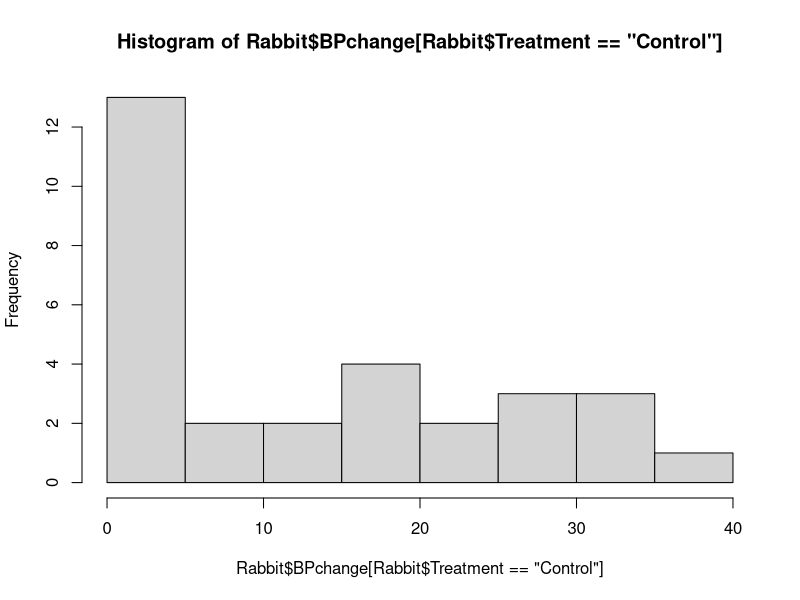
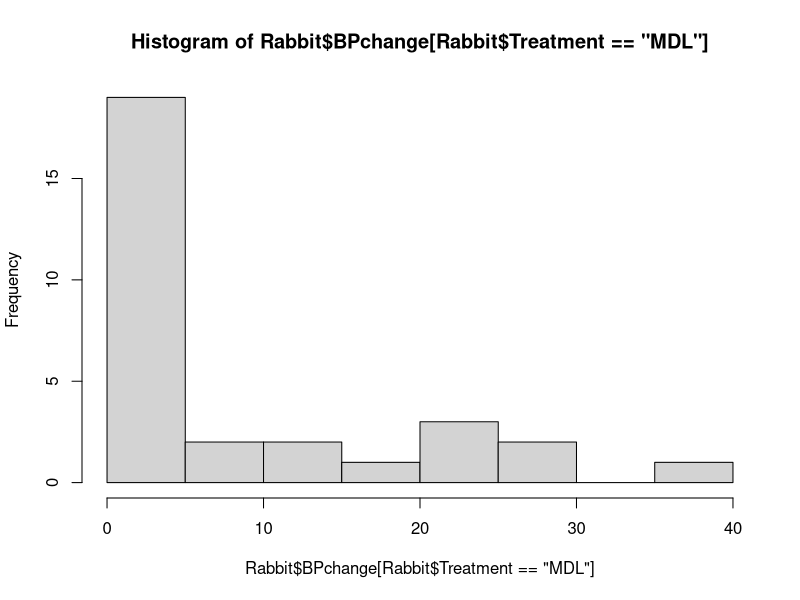
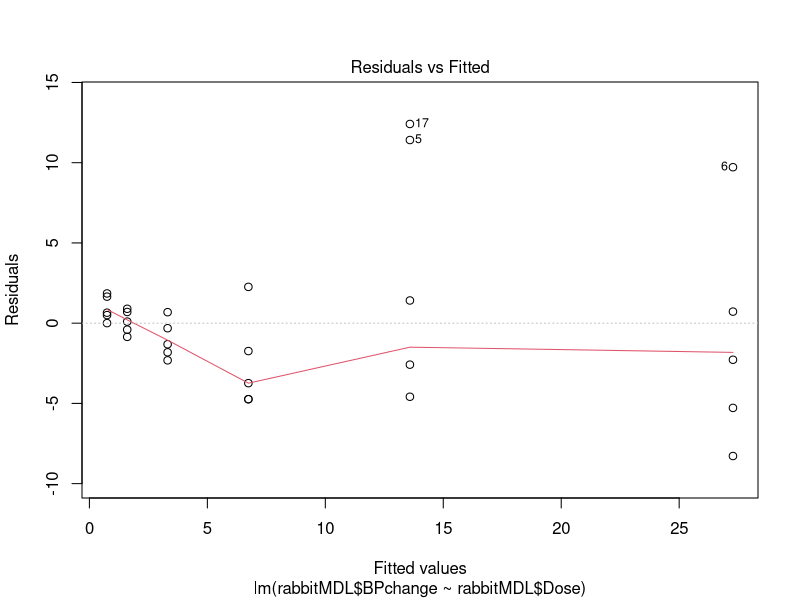
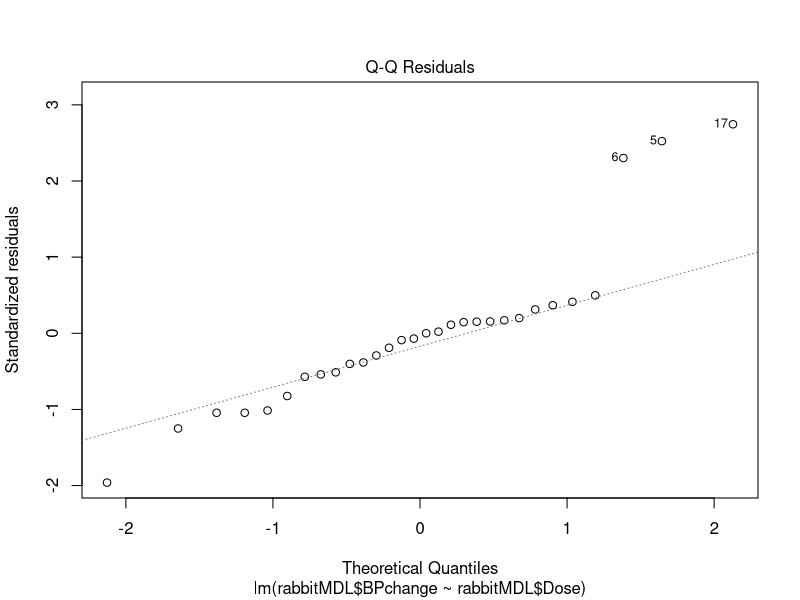
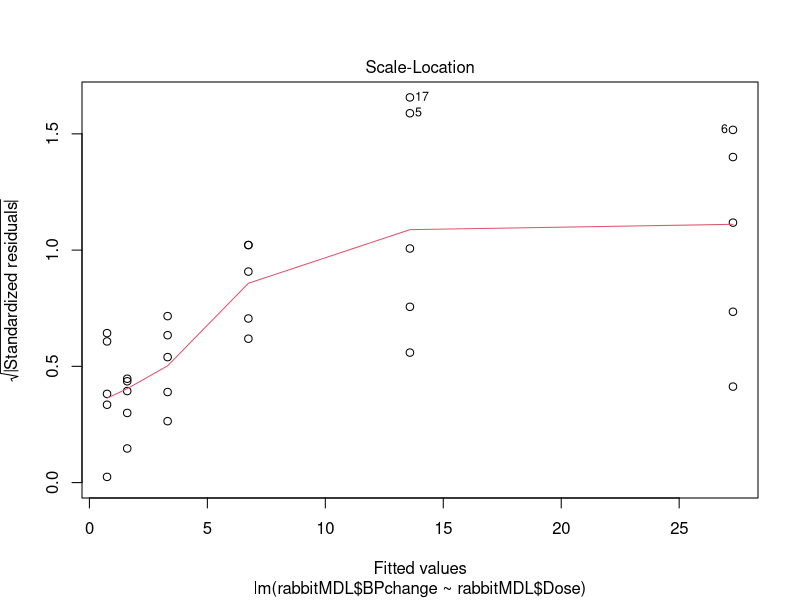
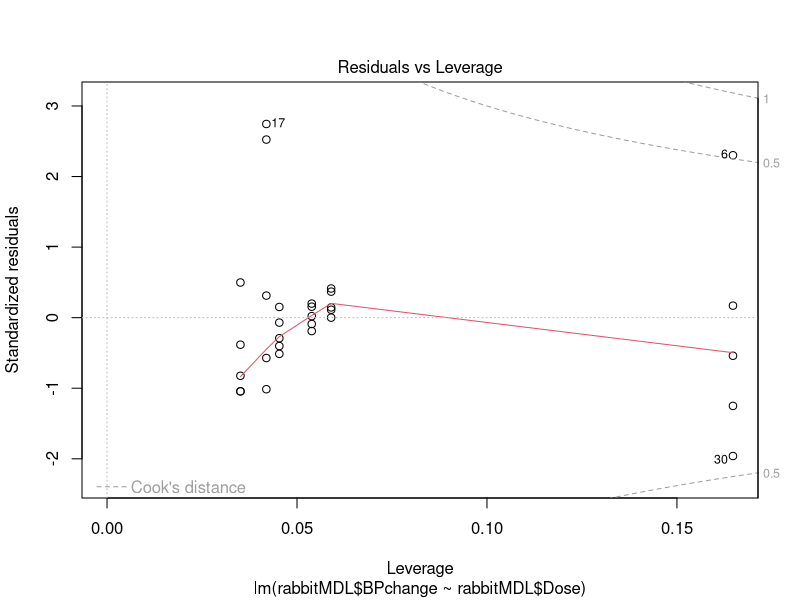

Generate these figures, in order, with R:
# Do not remove any of the comments. These are marked by #

# HW 4 - Due Monday, Oct 8, 2018 in moodle and hardcopy in class

# (1). Please upload R code and report to Moodle 
#      with filename: HW4_IS457_YourClassID.
# (2). Turn in hard copy of your report in class
#      without your name but only your class ID

## Important: Make sure there is no identifying information on your printout, including name, username etc. 
## Only include your class ID on there.

### ClassID: 39

# In this assignment you will practice linear regression in R


# Part 1. Linear Regression Concepts (6pts)
## These questions do not require coding but you will need to explain the details.
## In this homework, "Regression" refers to the simple linear regression equation: y = b0 + b1*x

#Q1. (2pts)
# What is the interpretation of the coefficient b1? (What meaning does it represent?)

#Your Answer:
# b1 is the coeeficient of variable x which impact the value of y. For example, if x increases
# by 1, then y increases correspondingly by b1.

#Q2. (2pts)
## Outliers are problems for many statistical methods, but are particularly problematic for linear regression. Why is that? It may help to define what outlier means in this case.
## (Hint: Think of how residuals are calculated)

#Your Answer:
# Residuals is calculated by the distance between the point and the regression model line. In this case,
# ourliers would affect the value of coefficient b0 and b1 in linear regresson fitting, which would lead to
# model bias.

#Q3. (2pts)
## How could you deal with outliers in order to improve the accuracy of your model?

#Your Answer:
# Two ways could be considered for dealing with outliers.
# 1st: Directly deleting the outliers
# 2nd: Modifying the outliers while fitting regression model, such as assigning reasonable 
# values to detected outliers.

#Part 2. Sampling, Point Estimation, and creating functions
#The following problems will use the Rabbit dataset and
#explore the Blood Pressure change(BPchange) for Rabbit in control group of "Treatment".
#Load the data by running the following code:
library(MASS)
data(Rabbit)
summary(Rabbit)

#Q4. 
#Subset the data frame to include ONLY rabbits (observations) in control group of "Treatment". (2pts)
# Name it 'rabbitCon', and show the first 10 observations of your output.(2pts)

### Your code:
rabbitCon = Rabbit[Rabbit$Treatment == 'Control',]
head(rabbitCon, 10)

#Use the sample function to generate a vector of 1s and 2s with the same length as rabbitCon, call it 'group'.(2pts)
#Use this vector to split the 'BPchange' variable into two vectors, BP_V1 and BP_V2. (4pts)
#Print out the vectors group, BP_V1, BP_V2 and the lengths of BP_V1 and BP_V2.

#IMPORTANT: Make sure to run the seed function before running the sample function to ensure 
# the result is reproducible.

set.seed(457)  # DO NOT change

#Your Code:
group = sample(c('1s', '2s'), size = nrow(rabbitCon), replace = T)
rabbitCon = cbind(rabbitCon, group)
print(rabbitCon)
BP_V1 = rabbitCon$BPchange[rabbitCon$group == '1s']
BP_V2 = rabbitCon$BPchange[rabbitCon$group == '2s']
length(BP_V1)
length(BP_V2)

#Q5(1)
#Calculate the mean and the standard deviation for each of the two vectors, BP_V1 and BP_V2. (4pts)
#Create a 95% confidence interval for your sample means using Z score.(4pts)
#(you can use the following formula for the Confidence Interval: mean +/- 2 * standard deviation). 
#Compare the confidence intervals, do they seem to agree or disagree, explain (their ranges? differences?). (2pts)

#Your code:
BP_V1_mean = mean(BP_V1)
BP_V2_mean = mean(BP_V2)
BP_V1_sd = sd(BP_V1)
BP_V2_sd = sd(BP_V2)
confint_V1 = c(BP_V1_mean - 2*BP_V1_sd, BP_V1_mean + 2*BP_V1_sd)
confint_V2 = c(BP_V2_mean - 2*BP_V2_sd, BP_V2_mean + 2*BP_V2_sd)
print(confint_V1)
print(confint_V2)
# According to the result, the two confidence intervals seem to agree because the size of 
# their ranges are similar but the BP_V2 confidence interval is a littel wider and the 
# distribution of the BP_V2 is located at the right side.

# Note: the z score for 95% confidence interval is 1.96.

#Q5(2) From what you practice in 5 (1), let's generalize the calculation process. (5pts)
# Write a function to calculate the 95% confidence intervals of any input vector (numerical) x, according 
# to the formula given in the previous question.
confint95 = function(x){
  conf_intv = c(mean(x) - 2*sd(x), mean(x) + 2*sd(x))
  return(conf_intv)
}
  
#Q6. 
#Using the hist() fucntion, plot a histogram of BPchange of rabbits under control group as well as for 
#the MDL group (separately). (2pts)
#Do the histograms resemble a normal distribution? why or why not? (2pts)
#Comment on the shape of the distributions you see in the histgrams. What does the shape indicate in the 
#context of this dataset?(4pts) 

#Your Code:
hist(Rabbit$BPchange[Rabbit$Treatment == 'Control'])
hist(Rabbit$BPchange[Rabbit$Treatment == 'MDL'])
# The histograms do not resemble a normal distribution because the majority distribution of the 
# histograms converge at the most left side instead of the central part.
# The histgram shape of both groups are similar, in which the majority is located at the range of 
# 0~5, which means the situation of slight blood pressure change is the most frequent.

#Part 3 Linear Regression
#This problem will use the same dataset as Part 2.
#We will focus on two variables:
#BP change: change in blood pressure relative to the start of the experiment.
#Dose: dose of Phenylbiguanide in micrograms.
#To start with, let us define a null hypthosesis. If we want to test the effect of dosage on BPchange,
# the null hypthosesis is:

#H0: Dosage has no effect on BPchange.
#H0: B1 = 0
#HA: B1 != 0

#Q7.
#Fit a linear regresssion using Dose to predict BPchange, using lm() for rabbits under MDL treatment. (2pts)
#Name it 'model_BP'. What function would you use to get the summary statistics from lm models? Go ahead and use it. (2pts)
#Examine the model diagnostics using plot(). 
#Comment on the plots, what do the fitted values, noise, outliers look like?(8pts)
#Would you consider this a good model or not? Please explain. (2pts)

#Your code:
rabbitMDL = Rabbit[Rabbit$Treatment == 'MDL',]
model_BP = lm(rabbitMDL$BPchange ~ rabbitMDL$Dose)
summary(model_BP)
plot(model_BP)
# According to corresponding fitted values, The residuals of this model distribute around 0, which is relatively reasonable. 
# The distribution of Normal Q-Q fits the trend of a line, which indicates the residuals are normally distributed.
# There are 4 significant outliers: point 5, 6, 17, 30, which are supposed to be removed or adjusted
# while improving model performance.
# This model would be considered as good. In terms of p-value of Dose, it is fairly closed to 0, which means
# the correlation between the two variables is strong. In addition, the adjusted R-squred value of 
# this model is 80.5%, which indicates 80.5% of data are able to be predicted by this regression model.

#Q8.
#With the summary statistics from above, calculate the 95% confidence interval for Dose using t score (2pts)
#Note: use this code to find the t score: tvalue <- qt(1-0.05/2,nrow(rabbitMDL)-2)

#Your Code:
tvalue = qt(1-0.05/2,nrow(rabbitMDL)-2)
print(tvalue)
b = coef(summary(model_BP))[[2]]
seb = coef(summary(model_BP))[2,2]
confintDose = c(b - tvalue*seb, b + tvalue*seb)
print(confintDose)

#Q9.
#Based on the result from Q7& Q8 (p-value and CI), would you reject the null hypothesis or not? Explain. (2pts)

#Your Answer:
# The null hypothesis would be rejected because the p-value of the model is 1.159e-11, less than 
# 0.001. So it would be indicated that Dosage has strong effect on BPchange. The t-value equals
# 2.048407, not located in the confidence interval, which proves the null hypothesis is supposed to 
# be rejected as well.
